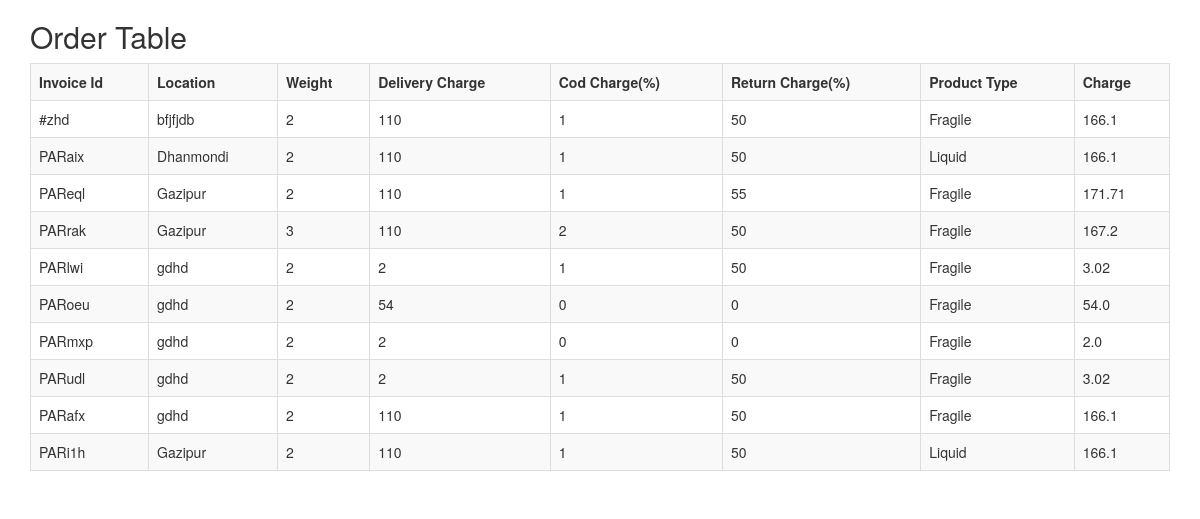
/table/, run on an earlier commit of the app's database.
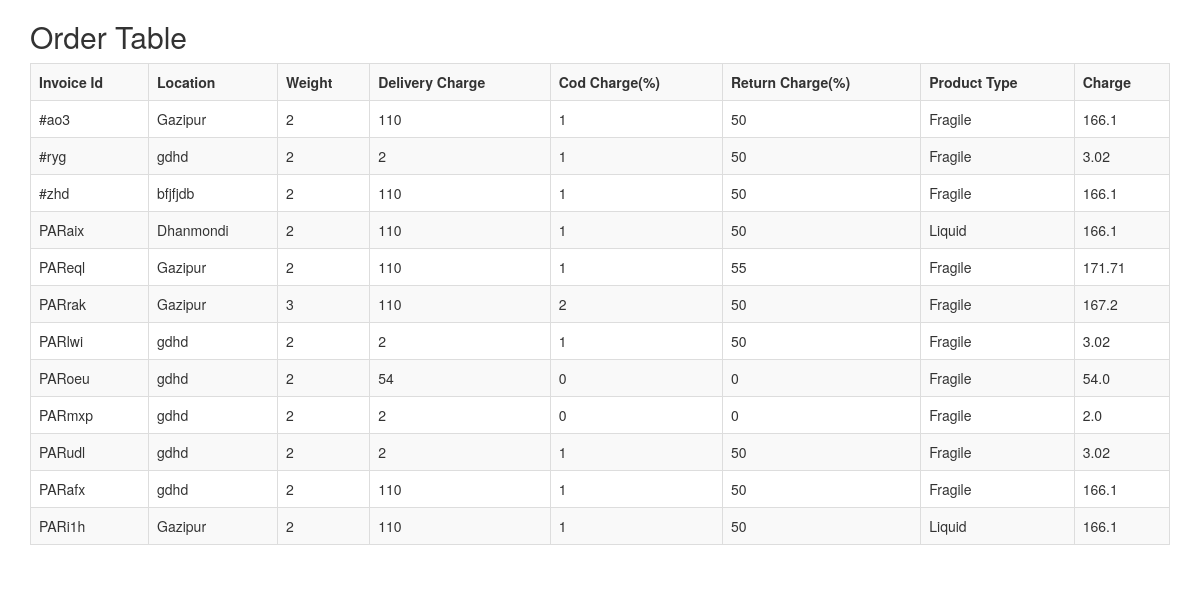
And on a later commit of the database.
### courierParcelApp/models.py (models this page shows, shortened)
class Order(models.Model):
    merchant_nm = models.CharField(max_length=100, blank = True)
    invoiceId = models.CharField(max_length=100,  blank = True)
    product_type = models.CharField(max_length=100, blank = True)
    status = models.CharField(max_length = 100)
    location = models.CharField(max_length=100, null=True)
    weight= models.IntegerField()
    delivery_charge = models.IntegerField()
    cod_charge = models.IntegerField(blank = True)
    return_charge = models.IntegerField(blank = True)
    charge = models.FloatField(blank = True)

### courierParcelApp/views.py (the view)
# urls.py: path('table/', OrderTable, name = 'OrderTable'),
def OrderTable(request):
    order_charge  = Order.objects.all().order_by('-id')
    context = {
        'order_charge': order_charge,
    }
    return render(request, 'order_table.html', context)

### courierParcelApp/templates/order_table.html
{%extends 'home.html'%}
{%load static%}
{% block container %}
<div class="container">
    <h2>Order Table</h2>
    <table class="table table-bordered table-striped">
      <tr>
          <th>Invoice Id</th>
          <th>Location</th>
          <th>Weight</th>
          <th>Delivery Charge</th>
          <th>Cod Charge(%)</th>
          <th>Return Charge(%)</th>
          <th>Product Type</th>
          <th>Charge</th>
      </tr>
      {% for p in order_charge  %}
      <tr>
          <td>{{p.invoiceId}}</td>
          <td>{{p.location}}</td>
          <td>{{p.weight}}</td>
          <td>{{p.delivery_charge}}</td>
          <td>{{p.cod_charge}}</td>
          <td>{{p.return_charge}}</td>
          <td>{{p.product_type}}</td>
          <td>{{p.charge}}</td>
      </tr>
      {% endfor %}
    </table>
    </div><br /><br />
{% endblock container %}

### courierParcelApp/templates/home.html (shortened to what this page needs)
{%load static%}
<!DOCTYPE html>
<html class="no-js" lang="zxx">
	<head>
		<link rel="stylesheet" href="https://maxcdn.bootstrapcdn.com/bootstrap/3.3.5/css/bootstrap.min.css">
		<link rel="stylesheet" href="https://maxcdn.bootstrapcdn.com/bootstrap/3.3.5/css/bootstrap.min.css">
	</head>
	<body>
		<div class="body-wrapper">
			{% block container %}
			{% endblock container %}
		</div>
	</body>
</html>

What changed in the data, as far as the page shows it:
added Order: invoiceId "#ao3", location "Gazipur", weight "2", delivery_charge "110", cod_charge "1", return_charge "50", product_type "Fragile", charge "166.1"
added Order: invoiceId "#ryg", location "gdhd", weight "2", delivery_charge "2", cod_charge "1", return_charge "50", product_type "Fragile", charge "3.02"
